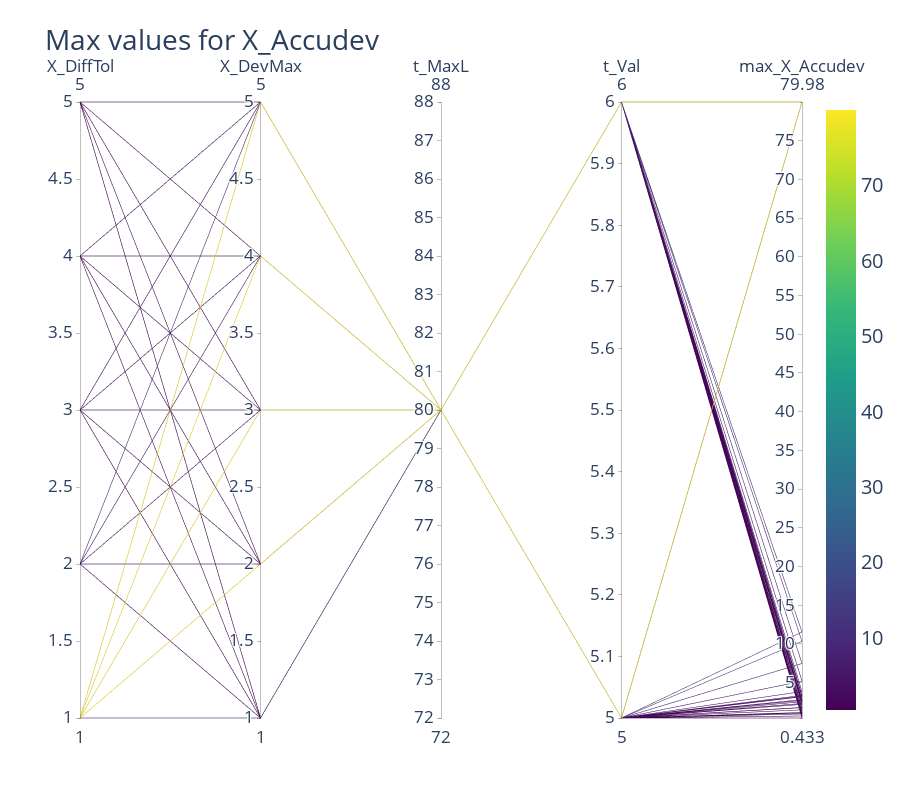

Notebook source saved alongside this figure:
### Code cell
simulation.showMax('X_Accudev')

### Figure 1 — Plotly figure (JSON) as saved in the notebook; plotly's stock layout.template omitted (floating-point values rounded to 4 significant figures)
{"data": [{"dimensions": [{"label": "X_DiffTol", "values": [1, 1, 1, 1, 1, 1, 1, 1, 1, 1, 2, 2, 2, 2, 2, 2, 2, 2, 2, 2, 3, 3, 3, 3, 3, 3, 3, 3, 3, 3, 4, 4, 4, 4, 4, 4, 4, 4, 4, 4, 5, 5, 5, 5, 5, 5, 5, 5, 5, 5]}, {"label": "X_DevMax", "values": [1, 1, 2, 2, 3, 3, 4, 4, 5, 5, 1, 1, 2, 2, 3, 3, 4, 4, 5, 5, 1, 1, 2, 2, 3, 3, 4, 4, 5, 5, 1, 1, 2, 2, 3, 3, 4, 4, 5, 5, 1, 1, 2, 2, 3, 3, 4, 4, 5, 5]}, {"label": "t_MaxL", "values": [80, 80, 80, 80, 80, 80, 80, 80, 80, 80, 80, 80, 80, 80, 80, 80, 80, 80, 80, 80, 80, 80, 80, 80, 80, 80, 80, 80, 80, 80, 80, 80, 80, 80, 80, 80, 80, 80, 80, 80, 80, 80, 80, 80, 80, 80, 80, 80, 80, 80]}, {"label": "t_Val", "values": [5, 6, 5, 6, 5, 6, 5, 6, 5, 6, 5, 6, 5, 6, 5, 6, 5, 6, 5, 6, 5, 6, 5, 6, 5, 6, 5, 6, 5, 6, 5, 6, 5, 6, 5, 6, 5, 6, 5, 6, 5, 6, 5, 6, 5, 6, 5, 6, 5, 6]}, {"label": "max_X_Accudev", "values": [11.53, 11.53, 79.98, 79.98, 79.98, 79.98, 79.98, 79.98, 79.98, 79.98, 1.072, 1.072, 3.172, 3.172, 5.188, 5.188, 7.471, 7.471, 10.33, 10.33, 0.9551, 0.9551, 1.794, 1.794, 2.535, 2.535, 3.234, 3.234, 3.85, 3.85, 0.6961, 0.6961, 1.486, 1.486, 2.194, 2.194, 2.81, 2.81, 3.351, 3.351, 0.4333, 0.4333, 1.145, 1.145, 1.77, 1.77, 2.311, 2.311, 2.703, 2.703]}], "line": {"color": [11.53, 11.53, 79.98, 79.98, 79.98, 79.98, 79.98, 79.98, 79.98, 79.98, 1.072, 1.072, 3.172, 3.172, 5.188, 5.188, 7.471, 7.471, 10.33, 10.33, 0.9551, 0.9551, 1.794, 1.794, 2.535, 2.535, 3.234, 3.234, 3.85, 3.85, 0.6961, 0.6961, 1.486, 1.486, 2.194, 2.194, 2.81, 2.81, 3.351, 3.351, 0.4333, 0.4333, 1.145, 1.145, 1.77, 1.77, 2.311, 2.311, 2.703, 2.703], "colorscale": [[0, "#440154"], [0.1111, "#482878"], [0.2222, "#3e4989"], [0.3333, "#31688e"], [0.4444, "#26828e"], [0.5556, "#1f9e89"], [0.6667, "#35b779"], [0.7778, "#6ece58"], [0.8889, "#b5de2b"], [1, "#fde725"]], "showscale": true}, "type": "parcoords"}], "layout": {"font": {"size": 20}, "height": 800, "title": {"text": "Max values for X_Accudev"}}}
